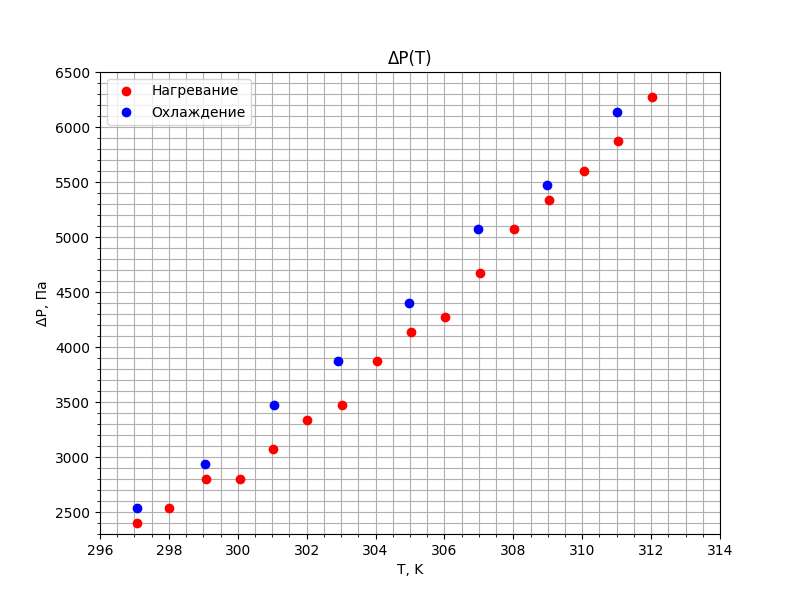

Here is the Python script that generated this plot:
import numpy as np
import matplotlib.pyplot as plt

def read_points(filename):
    with open(filename, 'r') as file:
        lines = file.readlines()
        x = [float(line.split()[0]) for line in lines]
        y = [float(line.split()[1]) for line in lines]
    return x, y


colors = ['red', 'blue']
text = ['Нагревание', 'Охлаждение']

plt.figure(figsize=(8, 6))
plt.grid(which="both")
plt.minorticks_on()
plt.tick_params(which="minor", bottom=True, left=True)
for i in range(2):
    x, y = read_points(f'data_{i}.txt')
    plt.plot(x, y, 'ro', color=colors[i], label=text[i])
    plt.errorbar(x, y, xerr=0.01, yerr=0.01, fmt='.', color=colors[i], markersize='2', capsize=1, elinewidth=1)

plt.legend()
plt.xlabel('T, K')
plt.ylabel('ΔP, Па')
plt.title('ΔP(T)')
plt.xlim(273+23, 273+41)
plt.ylim(2300, 6500)

plt.show()
